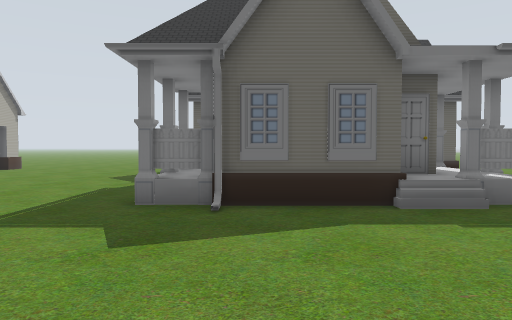
[1] (above)

24 first-person views from a walk through a robot-simulator world made for Gazebo. The camera is 0.94 m above the floor, tilts 2° down and sees 70° across. The floor is counted in squares, 1 m on a side. Each view is taken from the middle of a square. On the plan, view 1 faces up. The plan holds only what a view shows up to about 13 squares ahead; the rest is blank. The place goes on beyond the plan. Some stock models are drawn as simple stand-ins.

[2]
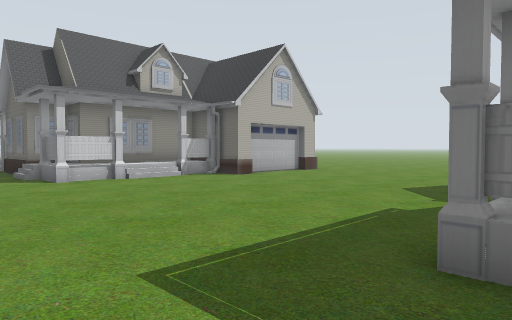

[3]
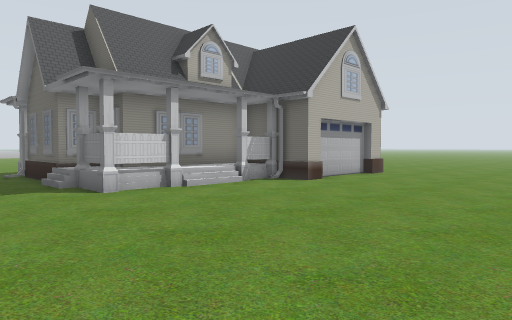

[4]
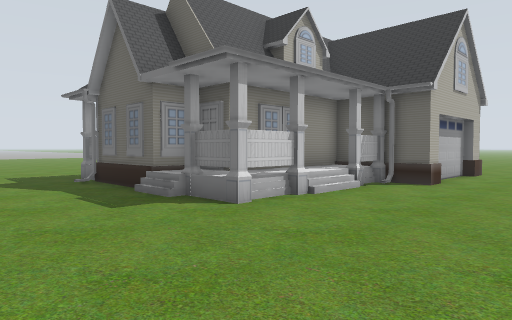

[5]
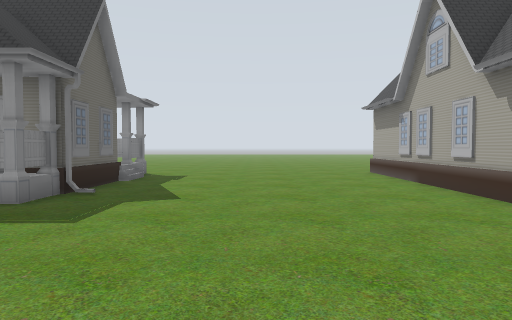

[6]
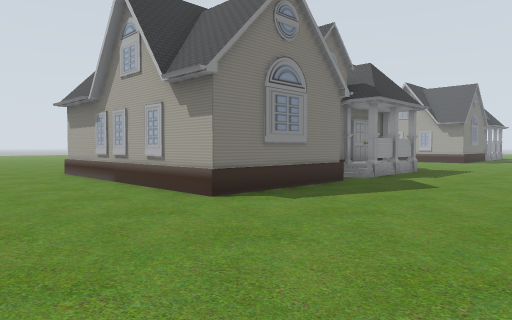

[7]
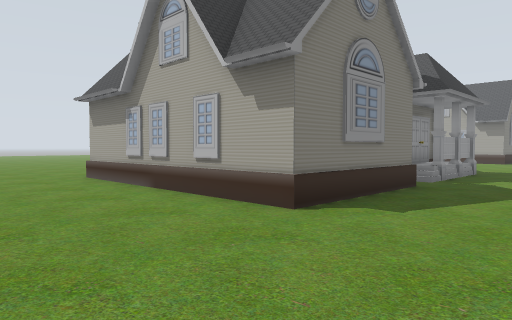

[8]
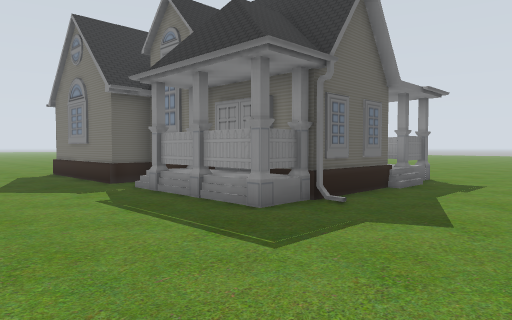

[9]
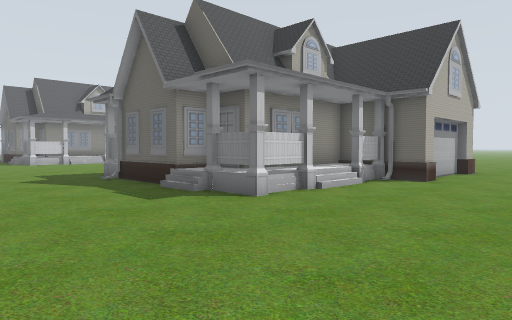

[10]
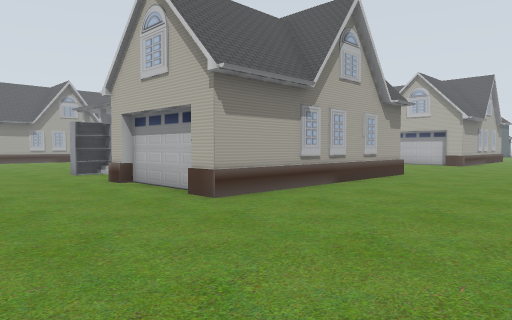

[11]
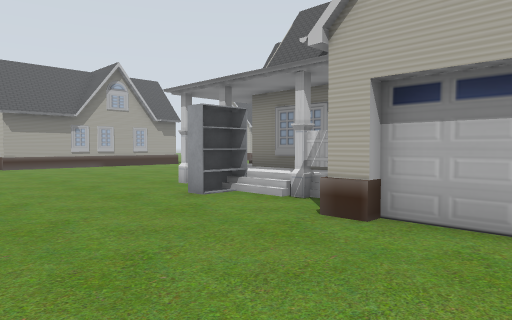

[12]
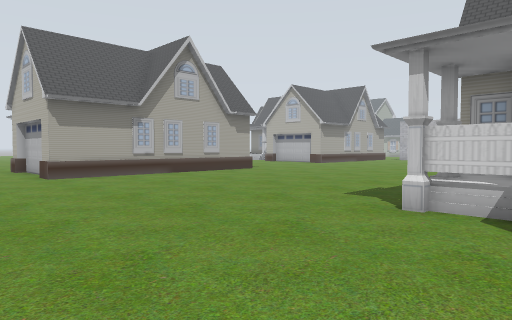

[13]
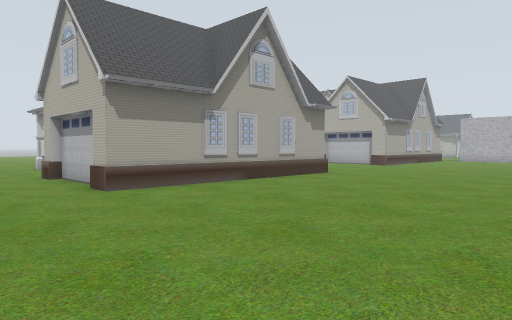

[14]
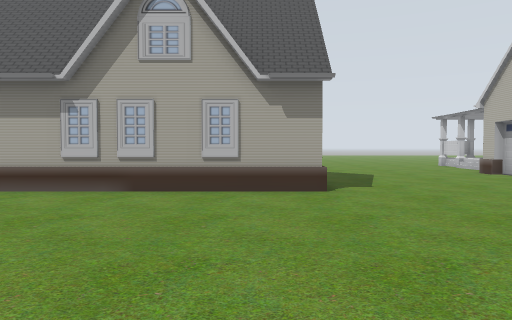

[15]
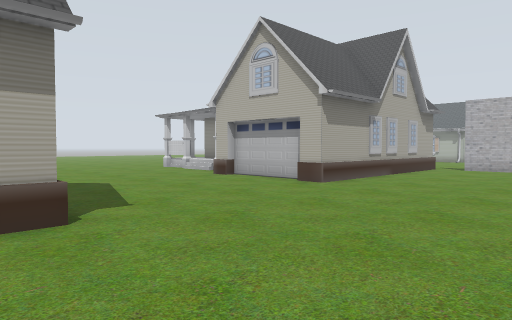

[16]
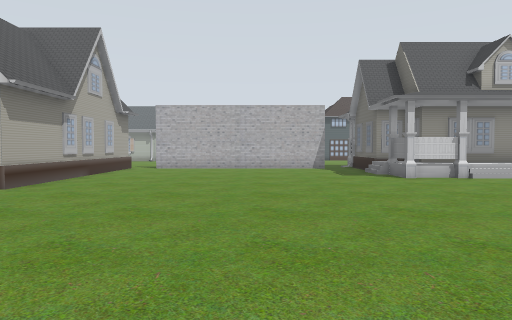

[17]
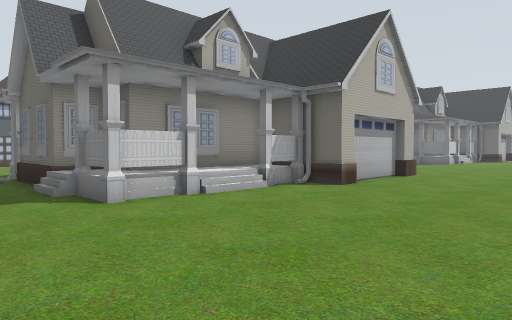

[18]
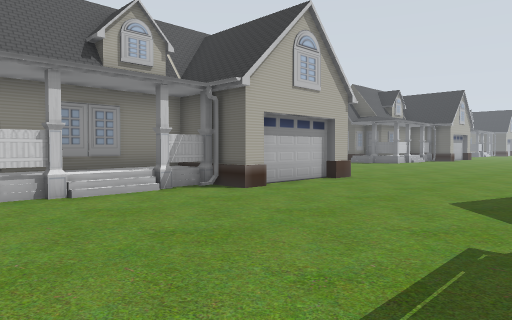

[19]
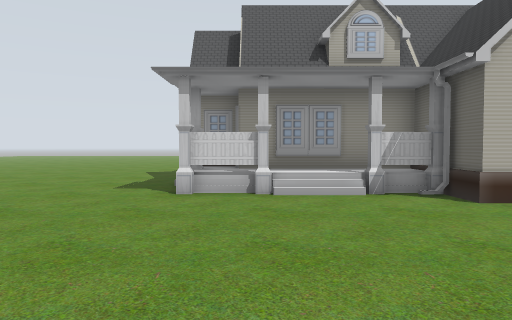

[20]
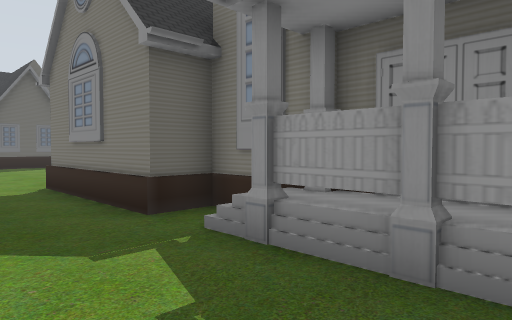

[21]
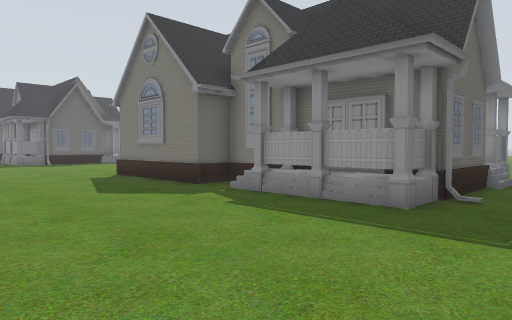

[22]
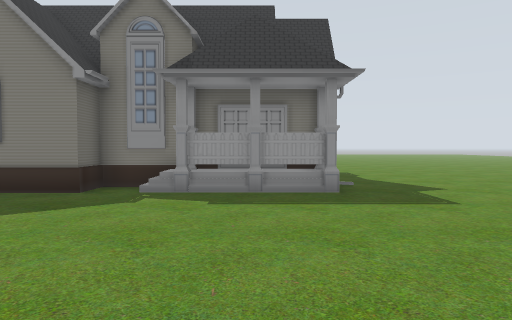

[23]
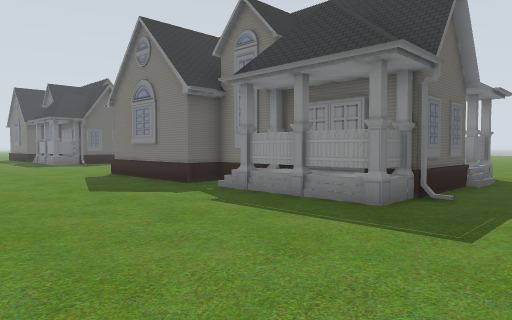

[24]
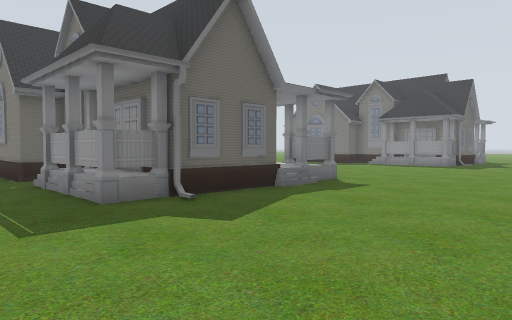

### Floor plan
Key: @ floor where view 1 was taken; . main floor; : floor 0.5 m higher than the main floor; H house; S shelf.
Columns run from 21 left of view 1 to 10 right of it. Each row starts with its distance up from view 1.
 14    HH  HHHHH.......HHH   H H..
 13   .HH  HHHHH.......HHH  HH H..
 12   .HH  HHHHH.......HHH  HHHH..
 11   ..H HHHH.........HH   HHHH..
 10   .HH HHHH..........HHHHHHH...
  9   .HHHHHHH.........HH:HHHHH....
  8  ..HHHHHHH.........HHHHHHHH....
  7  ..HHHHHHH.........HHHHHHHH....
  6 ...HHHHHHH.........HHHHHHHH....
  5 ...............................
  4  ...............................
  3 ................................
  2 ...............................
  1  ........     ..................
  0 . ..         ........@..........
 -1             ...................
 -2            ........HHHHHHHH....
 -3            H.......HHHHHHHHH...
 -4          HHH.......HHHHHHHHH....
 -5        HH  H.......HHHHHH HH...
 -6        HHHHH.......HHH    HH....
 -7        HHHHH.......HH     HH....
 -8       HHHHH.........HHH  H.....
 -9       HHHHH........HHHHHHH.....
-10       HHHHH........HHHHHHSSS....
-11       HHHHH........HHHHHHH.....
-12    HHHHHHHH........HHHHHHH......
-13     H..HH.......................
-14         ........................
-15         .......................
-16         ........................
-17         ........................
-18         .......................
-19         .......................
-20        ........................
-21        ........................
-22         ............HHHHHHHHH..
-23         HHHHHH......HHHHHHHHH.
-24         HHHHHH......HHHHHH.HH.
-25         HHH  H......HHHH  HHH.
-26         HHHHHH......HHHH   HH.
-27         HHHHHH.......HHH    ..
-28         HHHH........HHHH
-29         HHHHH.......HHH
-30         HHHH........HHHH
-31         HHHHH.......HHHH HH
-32         HHHHH.......HHHHHHH
-33         H H...............
-34         ..................

Where each view was taken, in squares from view 1:
view 1: 0 up, 0 right, facing up
view 2: 3 up, 1 left, facing up-left
view 3: 3 up, 4 left, facing up-left
view 4: 2 up, 7 left, facing up-left
view 5: 2 up, 8 left, facing right
view 6: 2 up, 8 left, facing down-right
view 7: 2 up, 6 left, facing down-right
view 8: 2 up, 6 left, facing up-right
view 9: 1 up, 10 right, facing up-left
view 10: 3 up, 10 right, facing down-left
view 11: 4 down, 10 right, facing down-left
view 12: 10 down, 10 right, facing down-left
view 13: 14 down, 10 right, facing down-left
view 14: 14 down, 0 right, facing down
view 15: 17 down, 0 right, facing down-left
view 16: 17 down, 0 right, facing left
view 17: 15 down, 5 left, facing up-left
view 18: 33 down, 2 left, facing up-left
view 19: 31 down, 2 left, facing left
view 20: 31 down, 4 left, facing up-right
view 21: 34 down, 7 left, facing up-right
view 22: 30 down, 9 left, facing right
view 23: 15 down, 8 left, facing up-right
view 24: 0 up, 21 left, facing up-right
